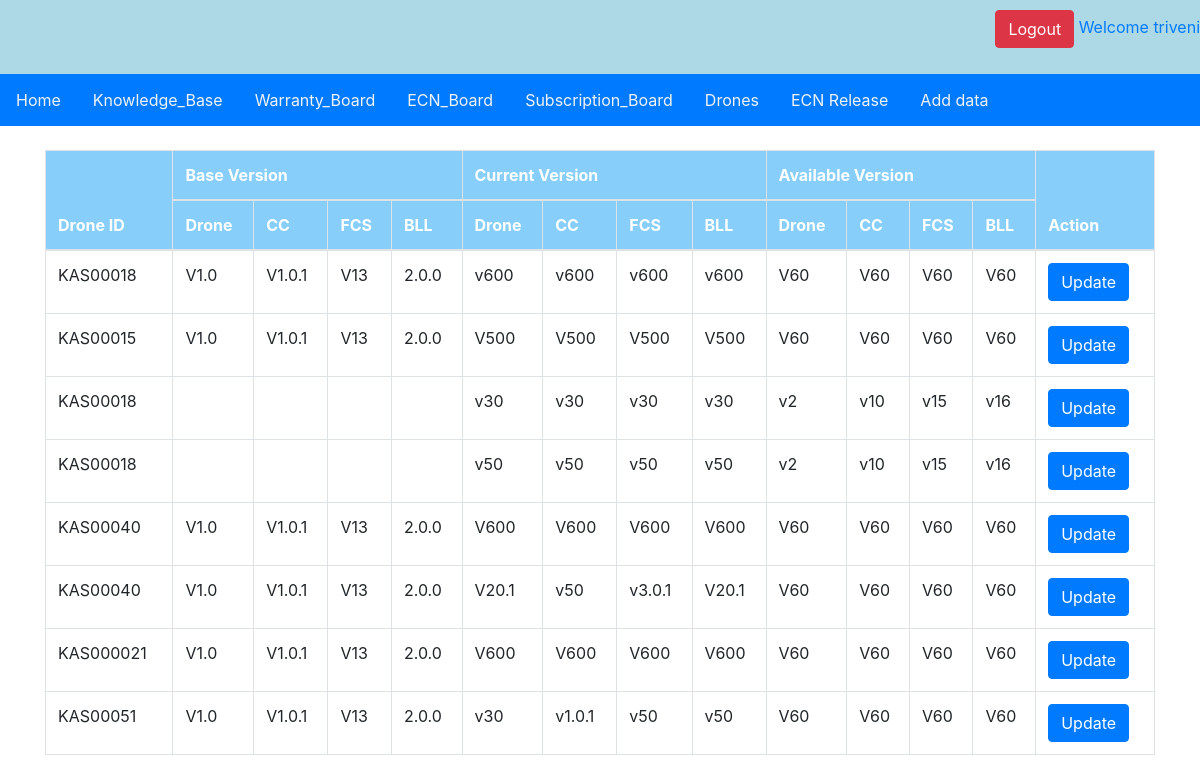
/ecn_board/ (signed in), run on the app's committed database.
### main/models.py (models this page shows, shortened)
class DroneConfiguration(models.Model):
    id = models.AutoField(primary_key=True)
    drone_id = models.ForeignKey(Drone, on_delete=models.CASCADE)
    Drone_base_version = models.CharField(max_length=20)
    CC_base_version = models.CharField(max_length=20)
    FCS_base_version = models.CharField(max_length=20)
    BLL_base_version = models.CharField(max_length=20)
    drone_current_version = models.CharField(max_length=20)
    CC_current_version = models.CharField(max_length=20)
    FCS_current_version = models.CharField(max_length=20)
    BLL_current_version = models.CharField(max_length=20)
    Available_Drone_version = models.CharField(max_length=100, blank=True)
    Available_CC_version = models.CharField(max_length=100, blank=True)
    Available_FCS_version = models.CharField(max_length=100, blank=True)
    Available_BLL_version = models.CharField(max_length=100, blank=True)
    created_on = models.DateField(auto_now_add=True)

class Drone(models.Model):
    id = models.AutoField(primary_key=True)
    Drone_id = models.CharField(max_length=20, unique=True)
    UIN = models.CharField(max_length=20, unique=True)
    drone_type = models.CharField(max_length=20, choices=type_drone, default=1)
    AVB = models.CharField(max_length=20)
    Timble_module = models.CharField(max_length=20)
    Subscription_date = models.DateField()
    Subscription_end_date = models.DateField()
    created_on = models.DateField(auto_now_add=True)
    def __str__(self):
        return self.Drone_id

### main/views.py (the view)
# urls.py: path('ecn_board/', views.view_config, name='ecn_board'),
def view_config(request):
    drone_configurations = DroneConfiguration.objects.all()
    return render(request, 'ecn_board.html', {'drone_configurations': drone_configurations})

### static/templates/ecn_board.html (shortened to what this page needs)
{% include 'nav.html' %}
<!DOCTYPE html>
<html lang="en">
<head>
    <link rel="stylesheet" href="https://stackpath.bootstrapcdn.com/bootstrap/4.5.2/css/bootstrap.min.css">
</head>
<body>
    <div class="container mt-4">
        <div class="table-responsive">
            <table class="table table-bordered">
                <thead class="table-header">
                    <tr>
                        <th rowspan="2">Drone ID</th>
                        <th colspan="4">Base Version</th>
                        <th colspan="4">Current Version</th>
                        <th colspan="4">Available Version</th>
                        <th rowspan="2">Action</th>
                    </tr>
                    <tr>
                        <th>Drone</th>
                        <th>CC</th>
                        <th>FCS</th>
                        <th>BLL</th>
                        <th>Drone</th>
                        <th>CC</th>
                        <th>FCS</th>
                        <th>BLL</th>
                        <th>Drone</th>
                        <th>CC</th>
                        <th>FCS</th>
                        <th>BLL</th>
                    </tr>
                </thead>
                <tbody>
                    {% for config in drone_configurations %}
                    <tr>
                        <td>{{ config.drone_id }}</td>
                        <td>{{ config.Drone_base_version }}</td>
                        <td>{{ config.CC_base_version }}</td>
                        <td>{{ config.FCS_base_version }}</td>
                        <td>{{ config.BLL_base_version }}</td>
                        <td>{{ config.drone_current_version }}</td>
                        <td>{{ config.CC_current_version }}</td>
                        <td>{{ config.FCS_current_version }}</td>
                        <td>{{ config.BLL_current_version }}</td>
                        <td>{{ config.Available_Drone_version }}</td>
                        <td>{{ config.Available_CC_version }}</td>
                        <td>{{ config.Available_FCS_version }}</td>
                        <td>{{ config.Available_BLL_version }}</td>
                        <td>
                            {% if user.is_authenticated and user.is_staff %}
                            <button class="btn btn-update" onclick="updateConfig('{{ config.id }}')">Update</button>
                            {% endif %}
                        </td>
                    </tr>
                    {% endfor %}
                </tbody>
            </table>
        </div>
    </div>
</body>
</html>

### static/templates/nav.html (shortened to what this page needs)
<!DOCTYPE html>
<html xmlns="http://www.w3.org/1999/html">
<head>
<link rel="stylesheet" href="https://cdnjs.cloudflare.com/ajax/libs/font-awesome/5.15.4/css/all.min.css">
</head>
<body>
<div class="header">
  {% if request.user.is_authenticated %}
    <p align="right"><a href="{% url 'authapp:login' %}" class="btn btn-danger">Logout</a>
    <span><a class="greet">Welcome {{request.user}}</a></span>
    {% else %}
    <div>
      <a href="{% url 'authapp:login' %}" class="btn btn-secondary">Log-in</a>
      <a href="{% url 'authapp:register' %}" class="btn btn-info ">Register</a>
    </div></p>
    {% endif %}
</div>
<div id="navbar">
  <a href="{% url 'authapp:dashboard' %}">Home</a>
  <a href="{% url 'authapp:sop_list' %}">Knowledge_Base</a>
  <a href="{% url 'authapp:warranty_data' %}">Warranty_Board</a>
  <a href="{% url 'authapp:ecn_board' %}">ECN_Board</a>
  <a href="{% url 'authapp:subscription' %}">Subscription_Board</a>
  <a href="{% url 'authapp:drone' %}">Drones</a>
  {% if request.user.is_staff %}
  <a href="{% url 'authapp:release' %}">ECN Release</a>
  <a href="{% url 'authapp:data' %}">Add data</a>
    {% endif %}
</div>
</body>
</html>

### static/templates/nav.html (style rules this page uses)
body { margin: 0; font-size: 16px; font-family: Arial, Helvetica, sans-serif; }
.header { background-color: #ADD8E6; padding: 10px 0; text-align: center; }
#navbar { overflow: hidden; background-color: #007bff; }
#navbar a { float: left; display: block; color: #f2f2f2; text-align: center; padding: 14px 16px; text-decoration: none; font-size: 16px; }

### static/templates/ecn_board.html (style rules this page uses)
.table-header { background-color: #87cefa; color: #fff; }
.btn-update { color: #fff; background-color: #007bff; border-color: #007bff; }

### data on the page
DroneConfiguration: drone_id "KAS00018", Drone_base_version "V1.0", CC_base_version "V1.0.1", FCS_base_version "V13", BLL_base_version "2.0.0", drone_current_version "v600", CC_current_version "v600", FCS_current_version "v600", BLL_current_version "v600", Available_Drone_version "V60", Available_CC_version "V60", Available_FCS_version "V60", Available_BLL_version "V60"
DroneConfiguration: drone_id "KAS00015", Drone_base_version "V1.0", CC_base_version "V1.0.1", FCS_base_version "V13", BLL_base_version "2.0.0", drone_current_version "V500", CC_current_version "V500", FCS_current_version "V500", BLL_current_version "V500", Available_Drone_version "V60", Available_CC_version "V60", Available_FCS_version "V60", Available_BLL_version "V60"
DroneConfiguration: drone_id "KAS00018", drone_current_version "v30", CC_current_version "v30", FCS_current_version "v30", BLL_current_version "v30", Available_Drone_version "v2", Available_CC_version "v10", Available_FCS_version "v15", Available_BLL_version "v16"
DroneConfiguration: drone_id "KAS00018", drone_current_version "v50", CC_current_version "v50", FCS_current_version "v50", BLL_current_version "v50", Available_Drone_version "v2", Available_CC_version "v10", Available_FCS_version "v15", Available_BLL_version "v16"
DroneConfiguration: drone_id "KAS00040", Drone_base_version "V1.0", CC_base_version "V1.0.1", FCS_base_version "V13", BLL_base_version "2.0.0", drone_current_version "V600", CC_current_version "V600", FCS_current_version "V600", BLL_current_version "V600", Available_Drone_version "V60", Available_CC_version "V60", Available_FCS_version "V60", Available_BLL_version "V60"
DroneConfiguration: drone_id "KAS00040", Drone_base_version "V1.0", CC_base_version "V1.0.1", FCS_base_version "V13", BLL_base_version "2.0.0", drone_current_version "V20.1", CC_current_version "v50", FCS_current_version "v3.0.1", BLL_current_version "V20.1", Available_Drone_version "V60", Available_CC_version "V60", Available_FCS_version "V60", Available_BLL_version "V60"
DroneConfiguration: drone_id "KAS000021", Drone_base_version "V1.0", CC_base_version "V1.0.1", FCS_base_version "V13", BLL_base_version "2.0.0", drone_current_version "V600", CC_current_version "V600", FCS_current_version "V600", BLL_current_version "V600", Available_Drone_version "V60", Available_CC_version "V60", Available_FCS_version "V60", Available_BLL_version "V60"
DroneConfiguration: drone_id "KAS00051", Drone_base_version "V1.0", CC_base_version "V1.0.1", FCS_base_version "V13", BLL_base_version "2.0.0", drone_current_version "v30", CC_current_version "v1.0.1", FCS_current_version "v50", BLL_current_version "v50", Available_Drone_version "V60", Available_CC_version "V60", Available_FCS_version "V60", Available_BLL_version "V60"

### other printed values
{{ request.user }} "triveni"
